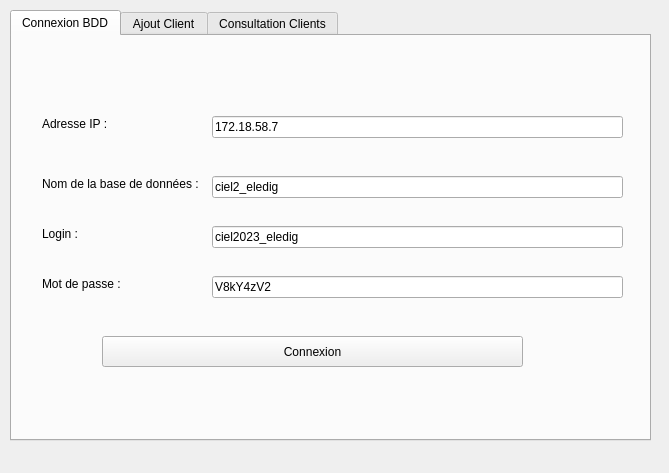
<?xml version="1.0" encoding="UTF-8"?>
<ui version="4.0">
 <class>AgenceBancaire</class>
 <widget class="QWidget" name="AgenceBancaire">
  <property name="geometry">
   <rect>
    <x>0</x>
    <y>0</y>
    <width>669</width>
    <height>473</height>
   </rect>
  </property>
  <property name="windowTitle">
   <string>AgenceBancaire</string>
  </property>
  <widget class="QTabWidget" name="tabWidget">
   <property name="geometry">
    <rect>
     <x>10</x>
     <y>10</y>
     <width>641</width>
     <height>431</height>
    </rect>
   </property>
   <property name="currentIndex">
    <number>0</number>
   </property>
   <widget class="QWidget" name="tab">
    <attribute name="title">
     <string>Connexion BDD</string>
    </attribute>
    <widget class="QLineEdit" name="lineEditAdresseIp">
     <property name="geometry">
      <rect>
       <x>200</x>
       <y>80</y>
       <width>411</width>
       <height>22</height>
      </rect>
     </property>
     <property name="text">
      <string>172.18.58.7</string>
     </property>
    </widget>
    <widget class="QLabel" name="label">
     <property name="geometry">
      <rect>
       <x>30</x>
       <y>80</y>
       <width>71</width>
       <height>16</height>
      </rect>
     </property>
     <property name="text">
      <string>Adresse IP :</string>
     </property>
    </widget>
    <widget class="QLabel" name="label_2">
     <property name="geometry">
      <rect>
       <x>30</x>
       <y>240</y>
       <width>101</width>
       <height>16</height>
      </rect>
     </property>
     <property name="text">
      <string>Mot de passe :</string>
     </property>
    </widget>
    <widget class="QLabel" name="label_3">
     <property name="geometry">
      <rect>
       <x>30</x>
       <y>140</y>
       <width>171</width>
       <height>16</height>
      </rect>
     </property>
     <property name="text">
      <string>Nom de la base de données :</string>
     </property>
    </widget>
    <widget class="QLabel" name="label_4">
     <property name="geometry">
      <rect>
       <x>30</x>
       <y>190</y>
       <width>58</width>
       <height>15</height>
      </rect>
     </property>
     <property name="text">
      <string>Login :</string>
     </property>
    </widget>
    <widget class="QLineEdit" name="lineEditNomDeLaBase">
     <property name="geometry">
      <rect>
       <x>200</x>
       <y>140</y>
       <width>411</width>
       <height>22</height>
      </rect>
     </property>
     <property name="text">
      <string>ciel2_eledig</string>
     </property>
    </widget>
    <widget class="QLineEdit" name="lineEditLogin">
     <property name="geometry">
      <rect>
       <x>200</x>
       <y>190</y>
       <width>411</width>
       <height>22</height>
      </rect>
     </property>
     <property name="text">
      <string>ciel2023_eledig</string>
     </property>
    </widget>
    <widget class="QLineEdit" name="lineEditMotDePasse">
     <property name="geometry">
      <rect>
       <x>200</x>
       <y>240</y>
       <width>411</width>
       <height>22</height>
      </rect>
     </property>
     <property name="text">
      <string>V8kY4zV2</string>
     </property>
    </widget>
    <widget class="QPushButton" name="pushButtonConnexion">
     <property name="geometry">
      <rect>
       <x>90</x>
       <y>300</y>
       <width>421</width>
       <height>31</height>
      </rect>
     </property>
     <property name="text">
      <string>Connexion</string>
     </property>
    </widget>
   </widget>
   <widget class="QWidget" name="tab_2">
    <attribute name="title">
     <string>Ajout Client</string>
    </attribute>
    <widget class="QComboBox" name="comboBoxAgence">
     <property name="geometry">
      <rect>
       <x>150</x>
       <y>290</y>
       <width>451</width>
       <height>23</height>
      </rect>
     </property>
    </widget>
    <widget class="QLabel" name="label_5">
     <property name="geometry">
      <rect>
       <x>20</x>
       <y>40</y>
       <width>58</width>
       <height>15</height>
      </rect>
     </property>
     <property name="text">
      <string>Nom :</string>
     </property>
    </widget>
    <widget class="QLabel" name="label_6">
     <property name="geometry">
      <rect>
       <x>20</x>
       <y>80</y>
       <width>58</width>
       <height>15</height>
      </rect>
     </property>
     <property name="text">
      <string>Prénom :</string>
     </property>
    </widget>
    <widget class="QLabel" name="label_7">
     <property name="geometry">
      <rect>
       <x>20</x>
       <y>130</y>
       <width>131</width>
       <height>16</height>
      </rect>
     </property>
     <property name="text">
      <string>Numéro de compte :</string>
     </property>
    </widget>
    <widget class="QLabel" name="label_8">
     <property name="geometry">
      <rect>
       <x>20</x>
       <y>290</y>
       <width>58</width>
       <height>15</height>
      </rect>
     </property>
     <property name="text">
      <string>Agence :</string>
     </property>
    </widget>
    <widget class="QLabel" name="label_9">
     <property name="geometry">
      <rect>
       <x>20</x>
       <y>190</y>
       <width>58</width>
       <height>15</height>
      </rect>
     </property>
     <property name="text">
      <string>Solde :</string>
     </property>
    </widget>
    <widget class="QLabel" name="label_10">
     <property name="geometry">
      <rect>
       <x>20</x>
       <y>240</y>
       <width>58</width>
       <height>15</height>
      </rect>
     </property>
     <property name="text">
      <string>Ville :</string>
     </property>
    </widget>
    <widget class="QLineEdit" name="lineEditNom">
     <property name="geometry">
      <rect>
       <x>150</x>
       <y>30</y>
       <width>441</width>
       <height>22</height>
      </rect>
     </property>
    </widget>
    <widget class="QLineEdit" name="lineEditSolde">
     <property name="geometry">
      <rect>
       <x>150</x>
       <y>180</y>
       <width>441</width>
       <height>22</height>
      </rect>
     </property>
    </widget>
    <widget class="QLineEdit" name="lineEditNumCompte">
     <property name="geometry">
      <rect>
       <x>150</x>
       <y>130</y>
       <width>441</width>
       <height>22</height>
      </rect>
     </property>
    </widget>
    <widget class="QLineEdit" name="lineEditPrenom">
     <property name="geometry">
      <rect>
       <x>150</x>
       <y>70</y>
       <width>441</width>
       <height>22</height>
      </rect>
     </property>
    </widget>
    <widget class="QLineEdit" name="lineEditVille">
     <property name="geometry">
      <rect>
       <x>150</x>
       <y>240</y>
       <width>451</width>
       <height>22</height>
      </rect>
     </property>
    </widget>
    <widget class="QPushButton" name="pushButtonAjouter">
     <property name="geometry">
      <rect>
       <x>120</x>
       <y>350</y>
       <width>481</width>
       <height>23</height>
      </rect>
     </property>
     <property name="text">
      <string>Ajouter</string>
     </property>
    </widget>
   </widget>
   <widget class="QWidget" name="tab_3">
    <attribute name="title">
     <string>Consultation Clients</string>
    </attribute>
    <widget class="QLineEdit" name="lineEditNombreDeClientDansLagence">
     <property name="geometry">
      <rect>
       <x>520</x>
       <y>20</y>
       <width>101</width>
       <height>22</height>
      </rect>
     </property>
    </widget>
    <widget class="QTableView" name="tableViewComptes">
     <property name="geometry">
      <rect>
       <x>20</x>
       <y>70</y>
       <width>601</width>
       <height>311</height>
      </rect>
     </property>
    </widget>
    <widget class="QLabel" name="label_11">
     <property name="geometry">
      <rect>
       <x>320</x>
       <y>20</y>
       <width>201</width>
       <height>16</height>
      </rect>
     </property>
     <property name="text">
      <string>Nombre de clients dans l'agence :</string>
     </property>
    </widget>
    <widget class="QComboBox" name="comboBoxAgences2">
     <property name="geometry">
      <rect>
       <x>20</x>
       <y>20</y>
       <width>281</width>
       <height>23</height>
      </rect>
     </property>
    </widget>
   </widget>
  </widget>
 </widget>
 <resources/>
 <connections/>
</ui>
